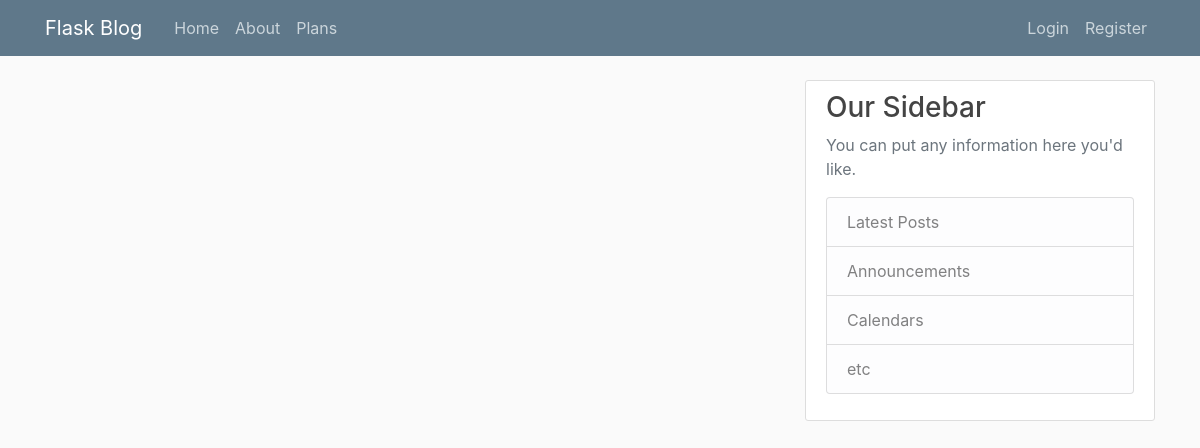
Page /home on the earlier database version.
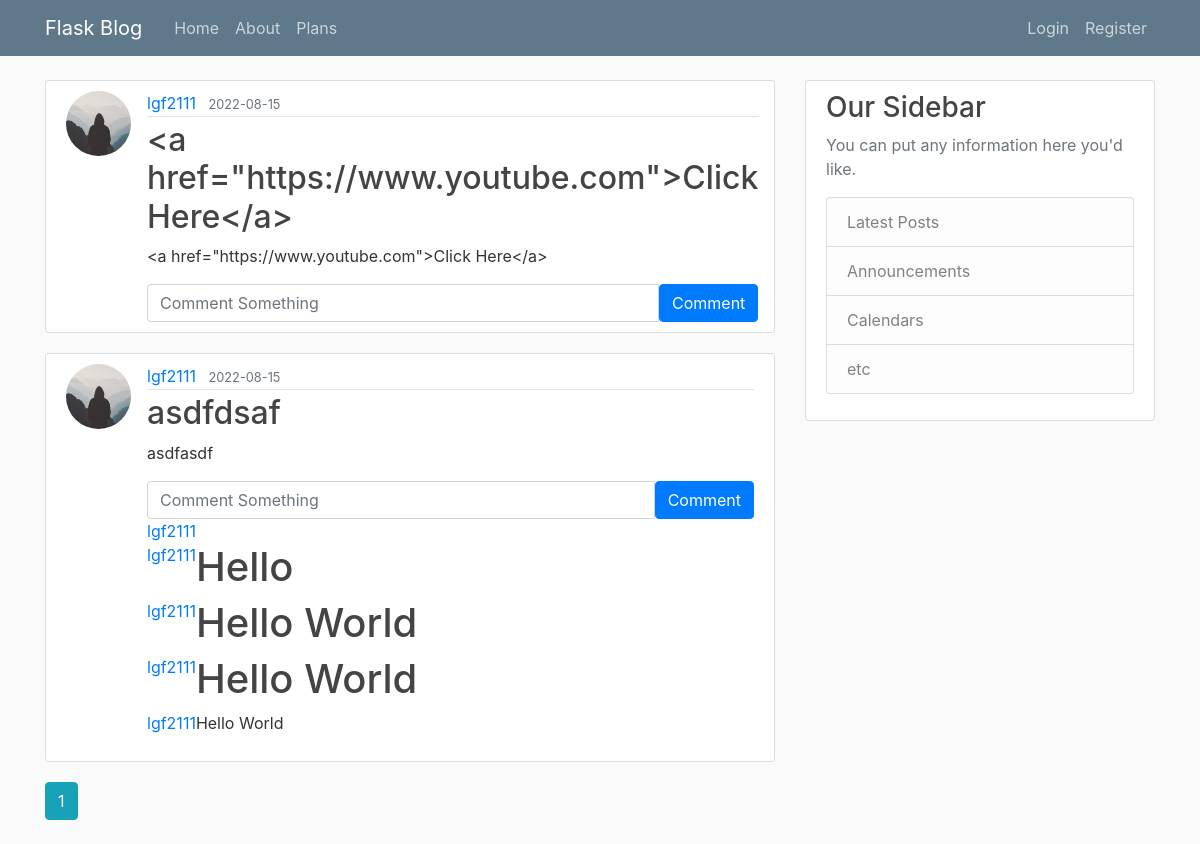
Same page on the later database version.
### flaskblog/models.py (models this page shows, shortened)
class Post(db.Model):
    id = db.Column(db.Integer, primary_key=True)
    title = db.Column(db.String(100), nullable=False)
    date_posted = db.Column(db.DateTime, nullable=False, default=datetime.utcnow)
    content = db.Column(db.Text, nullable=False)
    user_id = db.Column(db.Integer, db.ForeignKey('user.id'), nullable=False)
    comments = db.relationship('Comment', lazy=True)

class User(db.Model, UserMixin):
    id = db.Column(db.Integer, primary_key=True)
    username = db.Column(db.String(20), unique=True, nullable=False)
    is_premium = db.Column(db.Boolean, nullable=False, default=False)
    role_id = db.Column(db.Integer, db.ForeignKey('role.id'), nullable=False, default=1)
    email = db.Column(db.String(120), unique=True, nullable=False)
    image_file = db.Column(db.String(20), nullable=False, default='default.jpg')
    encrypted_password = db.Column(db.Text, nullable=False)
    nonce = db.Column(db.Text, nullable=False)
    tag = db.Column(db.Text, nullable=False)
    login_attempt = db.Column(db.Integer, nullable=False, default=0)
    posts = db.relationship('Post', backref='author', lazy=True)
    mfa = db.Column(db.Boolean, default=False, nullable=False)
    comments = db.relationship('Comment', backref='user', lazy=True)
    logout_time = db.Column(db.DateTime)

class Comment(db.Model):
    id = db.Column(db.Integer, primary_key=True)
    text = db.Column(db.String(200), nullable=False)
    date_posted = db.Column(db.DateTime, nullable=False, default=datetime.utcnow)
    post_id = db.Column(db.Integer, db.ForeignKey('post.id'), nullable=False)
    user_id = db.Column(db.Integer, db.ForeignKey('user.id'), nullable=False)

### flaskblog/main/routes.py (the view)
@main.route("/")
@main.route("/home")
@csp_header({'script-src':"'self'"})
def home():
    page = request.args.get('page', 1, type=int)
    posts = Post.query.order_by(Post.date_posted.desc()).paginate(page=page, per_page=5)
    return render_template('main/home.html', posts=posts)

### flaskblog/main/routes.py (called while the page is built)
@main.after_request
def add_security_headers(resp):
    resp.headers['Content-Security-Policy']="script-src 'self'"
    return resp

### run.py (called while the page is built, shortened)
@app.before_request
def before_request():
    session.permanent = True
    app.permanent_session_lifetime = timedelta(minutes=5)
    session.modified = True
    g.user = current_user

### flaskblog/templates/main/home.html
{% extends "layout.html" %}
{% block content %}
    {% for post in posts.items %}
        <article class="media content-section">
          <img class="rounded-circle article-img" src="{{ url_for('static', filename='profile_pics/' + post.author.image_file) }}">
          <div class="media-body">
            <div class="article-metadata">
              <a class="mr-2" href="{{ url_for('users.user_posts', username=post.author.username) }}">{{ post.author.username }}</a>
              <small class="text-muted">{{ post.date_posted.strftime('%Y-%m-%d') }}</small>
            </div>
            <h2><a class="article-title" href="{{ url_for('posts.post', post_id=post.id) }}">{{ post.title }}</a></h2>
            <p class="article-content">{{ post.content }}</p>
            <div class="">
              <form class="input-group md-3" method="POST" action="{{ url_for('posts.new_comment', post_id=post.id) }}">
                <input type="text" id="text" name="text" class="form-control" placeholder="Comment Something"/>
                <button type="submit" class="btn btn-primary">Comment</button>
              </form>
              {% for comment in post.comments %}
                <div class="d-flex">
                  <a class="me-5" href="{{ url_for('users.user_posts', username=comment.user.username) }}">
                    {{ comment.user.username }}
                  </a>
                  <p class="">
                    {{ comment.text | safe}}
                  </p>
                </div>
              {% endfor %}
            </div>
          </div>
        </article>
    {% endfor %}
    {% for page_num in posts.iter_pages(left_edge=1, right_edge=1, left_current=1, right_current=2) %}
      {% if page_num %}
        {% if posts.page == page_num %}
          <a class="btn btn-info mb-4" href="{{ url_for('main.home', page=page_num) }}">{{ page_num }}</a>
        {% else %}
          <a class="btn btn-outline-info mb-4" href="{{ url_for('main.home', page=page_num) }}">{{ page_num }}</a>
        {% endif %}
      {% else %}
        ...
      {% endif %}
    {% endfor %}
{% endblock content %}

### flaskblog/templates/layout.html (shortened to what this page needs)
<!DOCTYPE html>
<html>
<head>
    <link rel="stylesheet" href="https://maxcdn.bootstrapcdn.com/bootstrap/4.0.0/css/bootstrap.min.css">
    <link rel="stylesheet" type="text/css" href="{{ url_for('static', filename='main.css') }}">
</head>
<body>
    <header class="site-header">
      <nav class="navbar navbar-expand-md navbar-dark bg-steel fixed-top">
        <div class="container">
          <a class="navbar-brand mr-4" href="/">Flask Blog</a>
          <div class="collapse navbar-collapse" id="navbarToggle">
            <div class="navbar-nav mr-auto">
              <a class="nav-item nav-link" href="{{ url_for('main.home') }}">Home</a>
              <a class="nav-item nav-link" href="{{ url_for('main.about') }}">About</a>
              <a class="nav-item nav-link" href="{{ url_for('main.plans') }}">Plans</a>
            </div>
            <div class="navbar-nav">
              {% if current_user.is_authenticated %}
                <a class="nav-item nav-link" href="{{ url_for('posts.new_post') }}">New Post</a>
                <a class="nav-item nav-link" href="{{ url_for('users.account') }}">Account</a>
                <a class="nav-item nav-link" href="{{ url_for('users.logout') }}">Logout</a>
              {% else %}
                <a class="nav-item nav-link" href="{{ url_for('users.login') }}">Login</a>
                <a class="nav-item nav-link" href="{{ url_for('users.register') }}">Register</a>
              {% endif %}
            </div>
          </div>
        </div>
      </nav>
    </header>
    <main role="main" class="container">
      <div class="row">
        <div class="col-md-8">
          {% block content %}{% endblock %}
        </div>
        <div class="col-md-4">
          <div class="content-section">
            <h3>Our Sidebar</h3>
            <p class='text-muted'>You can put any information here you'd like.
              <ul class="list-group">
                <li class="list-group-item list-group-item-light">Latest Posts</li>
                <li class="list-group-item list-group-item-light">Announcements</li>
                <li class="list-group-item list-group-item-light">Calendars</li>
                <li class="list-group-item list-group-item-light">etc</li>
              </ul>
            </p>
          </div>
        </div>
      </div>
    </main>
</body>
</html>

### flaskblog/static/main.css (style rules this page uses)
body { background: #fafafa; color: #333333; margin-top: 5rem; }
h1, h2, h3, h4, h5, h6 { color: #444444; }
.bg-steel { background-color: #5f788a; }
.site-header .navbar-nav .nav-link { color: #cbd5db; }
.content-section { background: #ffffff; padding: 10px 20px; border: 1px solid #dddddd; border-radius: 3px; margin-bottom: 20px; }
.article-title { color: #444444; }
.article-content { white-space: pre-line; }
.article-img { height: 65px; width: 65px; margin-right: 16px; }
.article-metadata { padding-bottom: 1px; margin-bottom: 4px; border-bottom: 1px solid #e3e3e3 }

Differences in the rows shown:
added Post: image_file (placeholder picture), author.username "lgf2111", date_posted "2022-08-15", title "<a href=\"https://www.youtube.com\">Click Here</a>", content "<a href=\"https://www.youtube.com\">Click Here</a>"
added Post: image_file (placeholder picture), author.username "lgf2111", date_posted "2022-08-15", title "asdfdsaf", content "asdfasdf"
added Comment: user.username "lgf2111"
added Comment: user.username "lgf2111", text "Hello"
added Comment: user.username "lgf2111", text "Hello World"
added Comment: user.username "lgf2111", text "Hello World"
added Comment: user.username "lgf2111", text "Hello World"
Other differences:
new list line: "1"
